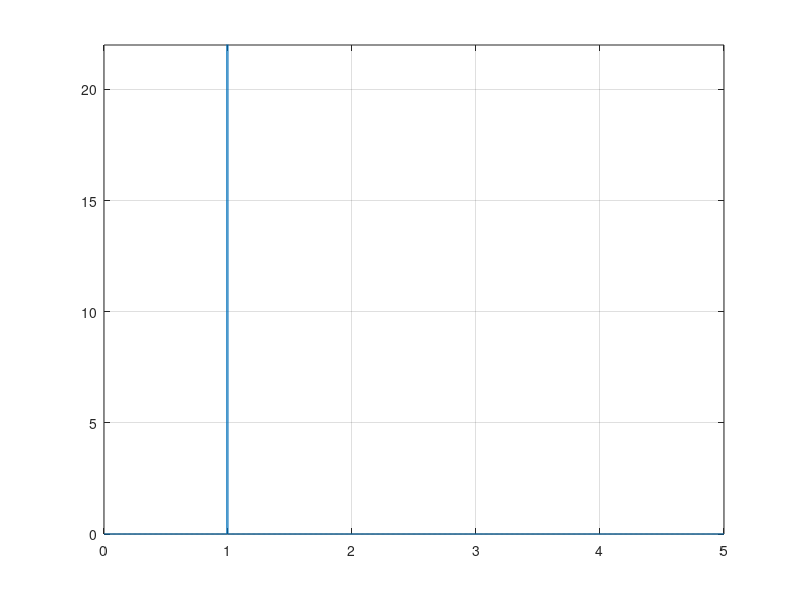

Recreate this plot in MATLAB.
clc;
clear all;
t0 = 0;
tf = 5;
dt = 0.01;
t1 = 1;
t = [t0:dt:tf];
st = length(t);
n1 = floor((t1-t0)/dt);
x1 = zeros(1, st);
x1(n1) = 1 / dt;
stairs(t, x1);
grid on;
axis([0,5,0,22]);
